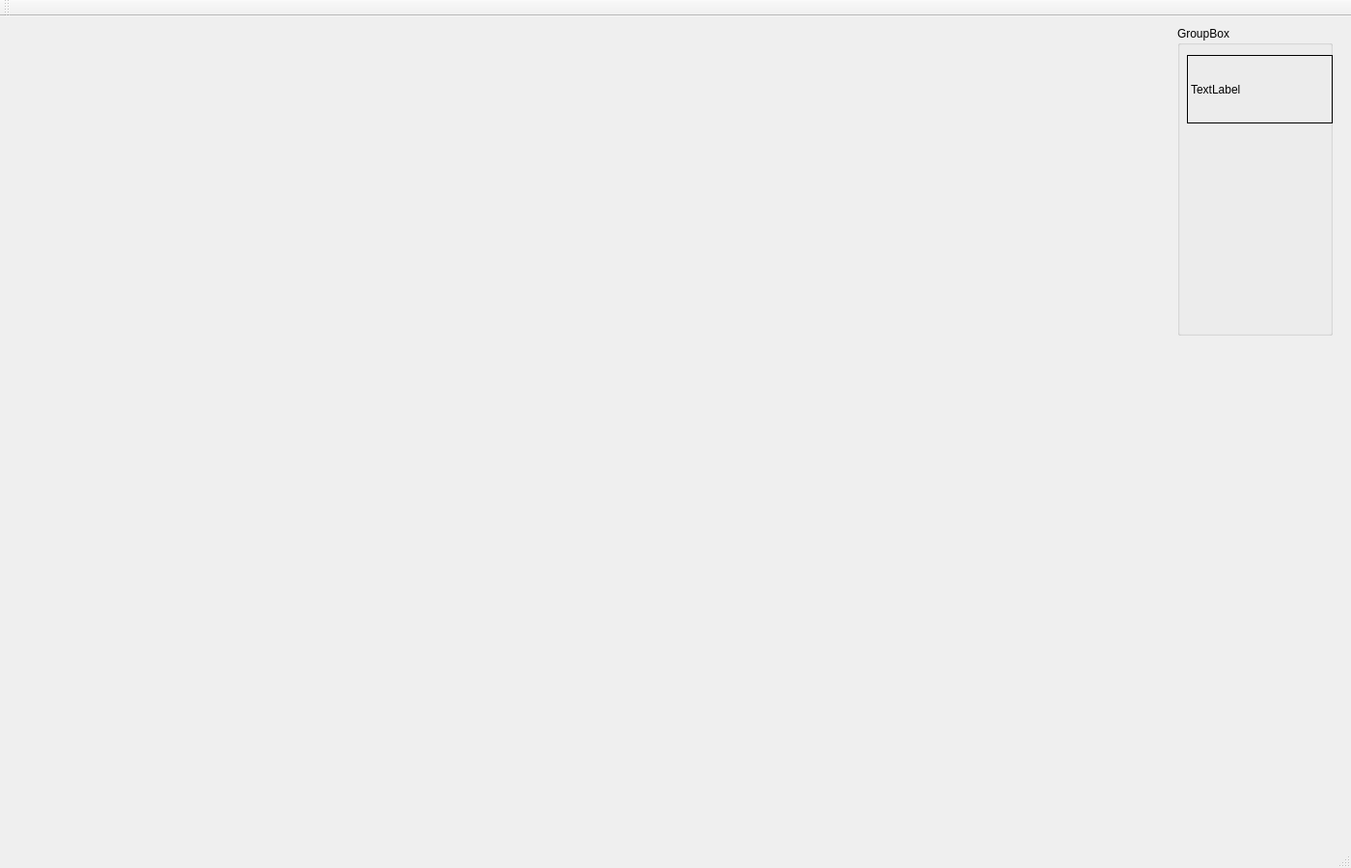
<?xml version="1.0" encoding="UTF-8"?>
<ui version="4.0">
 <class>MainWindow</class>
 <widget class="QMainWindow" name="MainWindow">
  <property name="geometry">
   <rect>
    <x>0</x>
    <y>0</y>
    <width>1400</width>
    <height>900</height>
   </rect>
  </property>
  <property name="windowTitle">
   <string>MainWindow</string>
  </property>
  <widget class="QWidget" name="centralWidget">
   <widget class="QMyWidget" name="widget" native="true">
    <property name="geometry">
     <rect>
      <x>10</x>
      <y>10</y>
      <width>1200</width>
      <height>800</height>
     </rect>
    </property>
   </widget>
   <widget class="QGroupBox" name="groupBox">
    <property name="geometry">
     <rect>
      <x>1220</x>
      <y>10</y>
      <width>161</width>
      <height>321</height>
     </rect>
    </property>
    <property name="title">
     <string>GroupBox</string>
    </property>
    <widget class="QLabel" name="label_mouse">
     <property name="geometry">
      <rect>
       <x>10</x>
       <y>30</y>
       <width>151</width>
       <height>71</height>
      </rect>
     </property>
     <property name="frameShape">
      <enum>QFrame::Box</enum>
     </property>
     <property name="text">
      <string>TextLabel</string>
     </property>
     <property name="textFormat">
      <enum>Qt::AutoText</enum>
     </property>
    </widget>
   </widget>
  </widget>
  <widget class="QMenuBar" name="menuBar">
   <property name="geometry">
    <rect>
     <x>0</x>
     <y>0</y>
     <width>1400</width>
     <height>25</height>
    </rect>
   </property>
  </widget>
  <widget class="QToolBar" name="mainToolBar">
   <attribute name="toolBarArea">
    <enum>TopToolBarArea</enum>
   </attribute>
   <attribute name="toolBarBreak">
    <bool>false</bool>
   </attribute>
  </widget>
  <widget class="QStatusBar" name="statusBar"/>
 </widget>
 <layoutdefault spacing="6" margin="11"/>
 <customwidgets>
  <customwidget>
   <class>QMyWidget</class>
   <extends>QWidget</extends>
   <header>qmywidget.h</header>
   <container>1</container>
  </customwidget>
 </customwidgets>
 <resources/>
 <connections/>
</ui>
